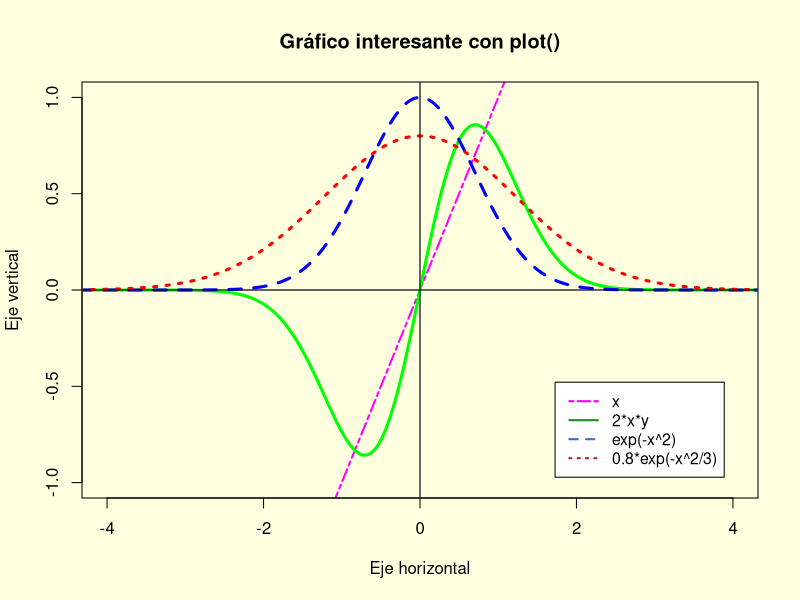
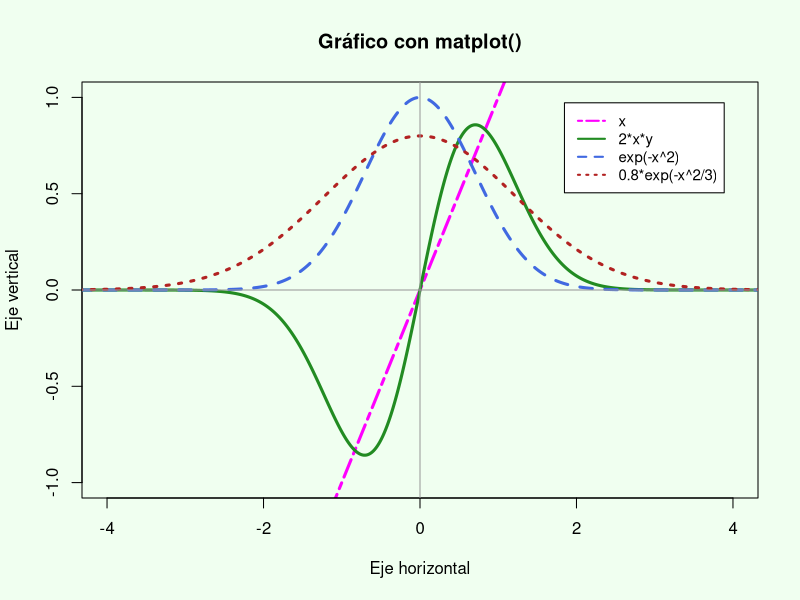
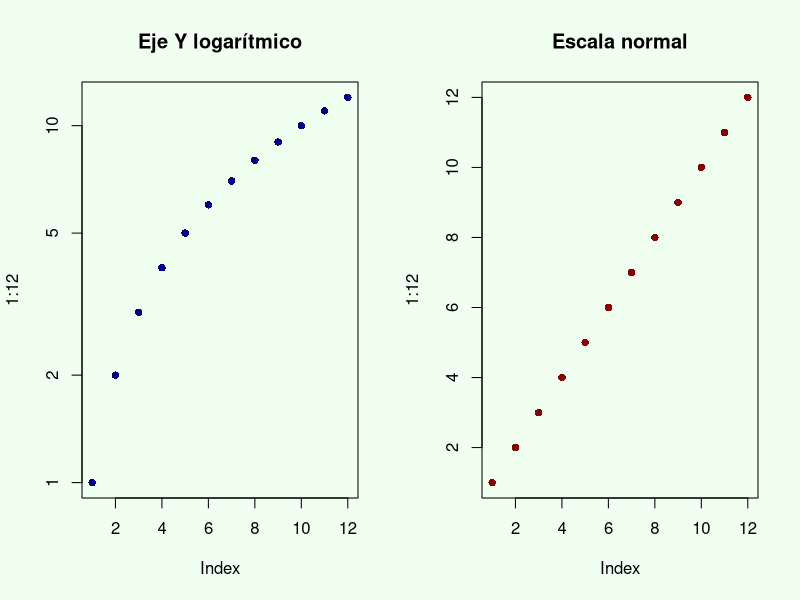
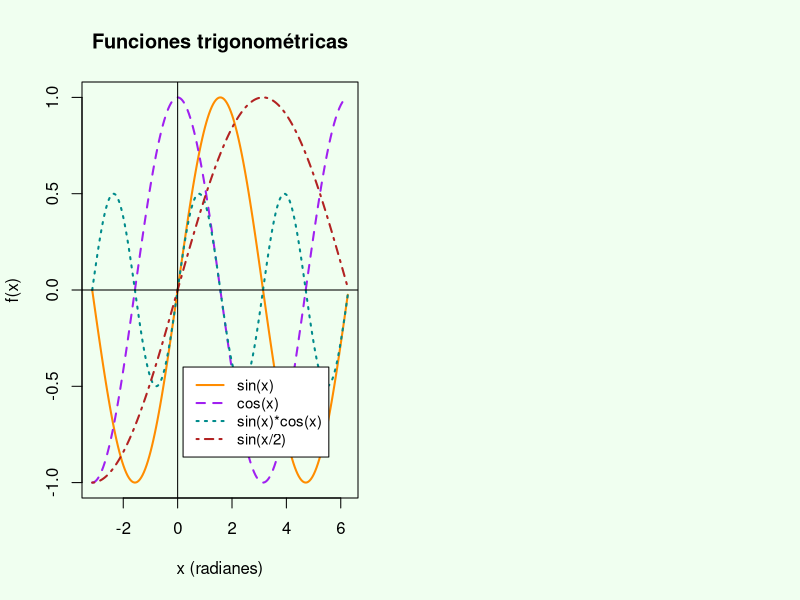

The R script that drew these images, in order:
## ---- chunk 1
knitr::opts_chunk$set(
  echo = TRUE, message = FALSE, warning = FALSE,
  fig.align = "center", fig.width = 11, fig.height = 6 )
# setwd("G:/Mi unidad/_2026 NUBE/_Metodos Numericos/_Metodo Grafico/Final plot y mplot")
## ---- chunk 2
x <- seq(-5, 5, by = 0.01)
y <- exp(-x^2)
w <- 0.8 * exp(-x^2/3)
## ---- chunk 3

colores <- c("magenta", "forestgreen", "royalblue", "firebrick")
tipos   <- c(6, 1, 2, 3)  # 6=twodash, 1=solid, 2=dashed, 3=dotted
etqs    <- c("x", "2*x*y", "exp(-x^2)", "0.8*exp(-x^2/3)")
## ---- chunk 4
# Guardamos y restauramos parámetros gráficos para no afectar otros gráficos

op <- par(no.readonly = TRUE); on.exit(par(op), add = TRUE)

par(pty = "m", bg = "lightyellow")  # pty="s": región de trazado cuadrada

# Gráfico base (la primera serie)
plot(x, x, 
     col = 'magenta', type = 'l', lwd = 2, lty = 6,
     xlim = c(-4, 4), ylim = c(-1, 1), 
     xlab = 'Eje horizontal', 
     ylab = 'Eje vertical', 
     main = 'Gráfico interesante con plot()' )

abline(h = 0, v = 0, col = "gray60") 

# Añadimos las líneas adicionales

lines(x, 2 * x * y, col = 'green', type = 'l', lwd = 3, lty = 1)
lines(x, y, col = 'blue', type = 'l', lwd = 3, lty = 2)
lines(x, w, col = 'red', lwd = 3, lty = 3)

# Ejes de referencia

abline(h = 0, v = 0, col = "gray5")


legend(
  "bottomright", inset = 0.05,
  legend = etqs, col = colores, lty = tipos, lwd = 2, cex = 0.95,
  bg = "white"
)
## ---- chunk 5
op <- par(no.readonly = TRUE); on.exit(par(op), add = TRUE)

par(pty = "m", bg = "honeydew")

# Matriz con las 4 series como columnas

M <- cbind(x, 2*x*y, y, w) # agregamos 2xy

matplot(
  x, M, type = "l", 
  col = colores, lwd = 3, lty = tipos,
  xlim = c(-4, 4), ylim = c(-1, 1),
  xlab = "Eje horizontal", ylab = "Eje vertical",
  main = "Gráfico con matplot()"
)

abline(h = 0, v = 0, col = "gray60")

legend(
  "topright", inset = 0.05,
  legend = etqs, col = colores, lty = tipos, lwd = 2, cex = 0.9,
  bg = "white"
)
## ---- chunk 6
op <- par(no.readonly = TRUE); on.exit(par(op), add = TRUE)

par(mfrow = c(1, 2), pty = "m")

plot(1:12, log = "y", main = "Eje Y logarítmico", col = "darkblue", pch = 16)
plot(1:12, main = "Escala normal", col = "darkred", pch = 16)
## ---- chunk 7
#op <- par(no.readonly = TRUE); on.exit(par(op), add = TRUE)
#par(pty = "m", bg = "honeydew")

x2 <- seq(-pi, 2*pi, by = 0.05)
f1 <- sin(x2)
f2 <- cos(x2)
f3 <- sin(x2)*cos(x2)
f4 <- sin(x2/2)

M2 <- cbind(f1, f2, f3, f4)

cols2 <- c("darkorange", "purple", "cyan4", "firebrick")
ltys2 <- c(1, 2, 3, 4)

matplot(
  x2, M2, type = "l",
  lwd = 2, lty = ltys2, col = cols2,
  main = "Funciones trigonométricas",
  xlab = "x (radianes)", ylab = "f(x)"
)
abline(h = 0, v = 0, col = "black", lty = 1)

legend( x = 0.2, y = -0.4, inset = 0.05,
        legend = c("sin(x)", "cos(x)",
                   "sin(x)*cos(x)", "sin(x/2)"), 
        col = cols2, 
        lty = ltys2, lwd = 2, cex = 0.9, bg = "white" )
